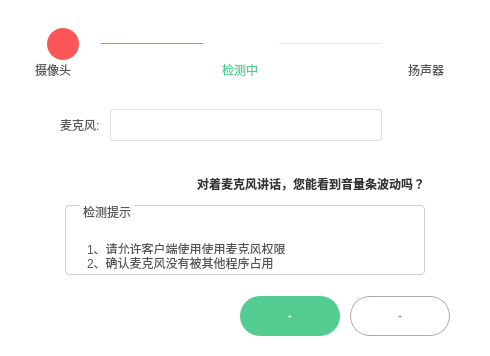
     <widget class="QWidget" name="page_mic">
      <property name="styleSheet">
       <string notr="true">	background-color: rgb(255,255,255);</string>
      </property>
      <layout class="QGridLayout" name="gridLayout">
       <property name="leftMargin">
        <number>0</number>
       </property>
       <property name="topMargin">
        <number>28</number>
       </property>
       <property name="rightMargin">
        <number>0</number>
       </property>
       <property name="bottomMargin">
        <number>20</number>
       </property>
       <property name="spacing">
        <number>0</number>
       </property>
       <item row="0" column="0">
        <layout class="QVBoxLayout" name="verticalLayout_8">
         <property name="spacing">
          <number>0</number>
         </property>
         <item>
          <layout class="QVBoxLayout" name="verticalLayout_3">
           <property name="spacing">
            <number>0</number>
           </property>
           <item>
            <layout class="QHBoxLayout" name="horizontalLayout_22">
             <property name="spacing">
              <number>0</number>
             </property>
             <property name="leftMargin">
              <number>25</number>
             </property>
             <property name="rightMargin">
              <number>30</number>
             </property>
             <item>
              <widget class="QLabel" name="label_camera">
               <property name="minimumSize">
                <size>
                 <width>32</width>
                 <height>32</height>
                </size>
               </property>
               <property name="maximumSize">
                <size>
                 <width>32</width>
                 <height>32</height>
                </size>
               </property>
               <property name="styleSheet">
                <string notr="true">border-image: url(:/ctrl/img/ctrl/big/Device_Error.png);
background:rgba(252,86,89,1);
border-radius:16;</string>
               </property>
               <property name="text">
                <string/>
               </property>
              </widget>
             </item>
             <item>
              <widget class="QLabel" name="label_42">
               <property name="minimumSize">
                <size>
                 <width>102</width>
                 <height>1</height>
                </size>
               </property>
               <property name="maximumSize">
                <size>
                 <width>102</width>
                 <height>1</height>
                </size>
               </property>
               <property name="styleSheet">
                <string notr="true">border:1px;
background-color:#52CC90</string>
               </property>
               <property name="text">
                <string/>
               </property>
              </widget>
             </item>
             <item>
              <widget class="QLabel" name="label_43">
               <property name="minimumSize">
                <size>
                 <width>32</width>
                 <height>32</height>
                </size>
               </property>
               <property name="maximumSize">
                <size>
                 <width>32</width>
                 <height>32</height>
                </size>
               </property>
               <property name="styleSheet">
                <string notr="true">border-image: url(:/ctrl/img/ctrl/big/Device_mic_click.png);

border-radius:20px;
</string>
               </property>
               <property name="text">
                <string/>
               </property>
              </widget>
             </item>
             <item>
              <widget class="QLabel" name="label_52">
               <property name="minimumSize">
                <size>
                 <width>102</width>
                 <height>1</height>
                </size>
               </property>
               <property name="maximumSize">
                <size>
                 <width>102</width>
                 <height>1</height>
                </size>
               </property>
               <property name="styleSheet">
                <string notr="true">border:1px;
background-color:#E8E8E8</string>
               </property>
               <property name="text">
                <string/>
               </property>
              </widget>
             </item>
             <item>
              <widget class="QLabel" name="label_53">
               <property name="minimumSize">
                <size>
                 <width>32</width>
                 <height>32</height>
                </size>
               </property>
               <property name="maximumSize">
                <size>
                 <width>32</width>
                 <height>32</height>
                </size>
               </property>
               <property name="styleSheet">
                <string notr="true">border-image:url(:/ctrl/img/ctrl/big/Device_speaker_Normal.png);

border-radius:20px;
</string>
               </property>
               <property name="text">
                <string/>
               </property>
              </widget>
             </item>
            </layout>
           </item>
           <item>
            <layout class="QHBoxLayout" name="horizontalLayout_23">
             <property name="spacing">
              <number>0</number>
             </property>
             <property name="leftMargin">
              <number>35</number>
             </property>
             <property name="rightMargin">
              <number>40</number>
             </property>
             <item>
              <widget class="QLabel" name="label_54">
               <property name="minimumSize">
                <size>
                 <width>42</width>
                 <height>16</height>
                </size>
               </property>
               <property name="maximumSize">
                <size>
                 <width>42</width>
                 <height>16</height>
                </size>
               </property>
               <property name="styleSheet">
                <string notr="true">font: 14px &quot;微软雅黑&quot;;
color:rgba(85,85,85,1);</string>
               </property>
               <property name="text">
                <string>摄像头</string>
               </property>
              </widget>
             </item>
             <item>
              <spacer name="horizontalSpacer_21">
               <property name="orientation">
                <enum>Qt::Horizontal</enum>
               </property>
               <property name="sizeHint" stdset="0">
                <size>
                 <width>40</width>
                 <height>20</height>
                </size>
               </property>
              </spacer>
             </item>
             <item>
              <widget class="QLabel" name="label_55">
               <property name="minimumSize">
                <size>
                 <width>42</width>
                 <height>16</height>
                </size>
               </property>
               <property name="maximumSize">
                <size>
                 <width>42</width>
                 <height>16</height>
                </size>
               </property>
               <property name="styleSheet">
                <string notr="true">font: 14px &quot;微软雅黑&quot;;
color:rgba(82,204,144,1);</string>
               </property>
               <property name="text">
                <string>检测中</string>
               </property>
              </widget>
             </item>
             <item>
              <spacer name="horizontalSpacer_23">
               <property name="orientation">
                <enum>Qt::Horizontal</enum>
               </property>
               <property name="sizeHint" stdset="0">
                <size>
                 <width>40</width>
                 <height>20</height>
                </size>
               </property>
              </spacer>
             </item>
             <item>
              <widget class="QLabel" name="label_56">
               <property name="minimumSize">
                <size>
                 <width>42</width>
                 <height>16</height>
                </size>
               </property>
               <property name="maximumSize">
                <size>
                 <width>42</width>
                 <height>16</height>
                </size>
               </property>
               <property name="styleSheet">
                <string notr="true">font: 14px &quot;微软雅黑&quot;;
color:rgba(85,85,85,1);</string>
               </property>
               <property name="text">
                <string>扬声器</string>
               </property>
              </widget>
             </item>
            </layout>
           </item>
          </layout>
         </item>
         <item>
          <spacer name="verticalSpacer_10">
           <property name="orientation">
            <enum>Qt::Vertical</enum>
           </property>
           <property name="sizeType">
            <enum>QSizePolicy::Fixed</enum>
           </property>
           <property name="sizeHint" stdset="0">
            <size>
             <width>20</width>
             <height>29</height>
            </size>
           </property>
          </spacer>
         </item>
         <item>
          <layout class="QHBoxLayout" name="horizontalLayout_11">
           <property name="spacing">
            <number>10</number>
           </property>
           <property name="leftMargin">
            <number>60</number>
           </property>
           <item>
            <widget class="QLabel" name="label_16">
             <property name="styleSheet">
              <string notr="true">color:rgba(85,85,85,1);
font: 14px &quot;微软雅黑&quot;;</string>
             </property>
             <property name="text">
              <string>麦克风:</string>
             </property>
            </widget>
           </item>
           <item>
            <widget class="QComboBox" name="comboBox_micDev">
             <property name="enabled">
              <bool>true</bool>
             </property>
             <property name="minimumSize">
              <size>
               <width>272</width>
               <height>32</height>
              </size>
             </property>
             <property name="maximumSize">
              <size>
               <width>272</width>
               <height>32</height>
              </size>
             </property>
             <property name="styleSheet">
              <string notr="true">
QComboBox {
font: 14px &quot;微软雅黑&quot;;
    border: 1px solid rgb(221, 221, 221);
    border-radius: 3px;
    padding: 1px 1px 1px 5px;
    background-color: rgb(255, 255, 255);
	color: rgb(68, 68, 68);
}

QComboBox::down-arrow {
	image: url(:/ctrl/img/ctrl/media_setting_down.png);

}
QComboBox::drop-down{
    border:0px;
}

QComboBox::up-arrow {
	image: url(:/ctrl/img/ctrl/media_setting_up.png);
}

QComboBox QAbstractItemView{
    outline: 0px;
    border-radius:4px;
	color: rgb(68, 68, 68);
	selection-background-color: rgb(82, 204, 144);
	selection-radius:4px;
	background-color: rgb(255, 255, 255);
	border-left:15px;
 border: 1px solid rgb(221, 221, 221);
}

/*滚动条样式 开始*/
QScrollBar:vertical
{
border-radius:4px;
width:6px;
background:rgba(255,255,255, 255);
margin:0px,0px,0px,0px;

}

QScrollBar::handle:vertical
{
background:rgba(210,210,210, 255);
border-radius:3px;
min-height:20;
border: 1px solid #D2D2D2;
}

QComboBox:!enabled {
    border: 1px solid  rgb(232, 232, 232);
	color: rgb(181, 181, 181);
}
</string>
             </property>
            </widget>
           </item>
           <item>
            <spacer name="horizontalSpacer_13">
             <property name="orientation">
              <enum>Qt::Horizontal</enum>
             </property>
             <property name="sizeHint" stdset="0">
              <size>
               <width>40</width>
               <height>20</height>
              </size>
             </property>
            </spacer>
           </item>
          </layout>
         </item>
         <item>
          <spacer name="verticalSpacer_11">
           <property name="orientation">
            <enum>Qt::Vertical</enum>
           </property>
           <property name="sizeType">
            <enum>QSizePolicy::Fixed</enum>
           </property>
           <property name="sizeHint" stdset="0">
            <size>
             <width>20</width>
             <height>10</height>
            </size>
           </property>
          </spacer>
         </item>
         <item>
          <layout class="QHBoxLayout" name="horizontalLayout_13">
           <property name="leftMargin">
            <number>60</number>
           </property>
           <item>
            <widget class="VolumePaintWdg" name="widget_micVolume" native="true">
             <property name="minimumSize">
              <size>
               <width>278</width>
               <height>20</height>
              </size>
             </property>
             <property name="maximumSize">
              <size>
               <width>278</width>
               <height>20</height>
              </size>
             </property>
             <property name="styleSheet">
              <string notr="true"/>
             </property>
            </widget>
           </item>
          </layout>
         </item>
         <item>
          <spacer name="verticalSpacer_9">
           <property name="orientation">
            <enum>Qt::Vertical</enum>
           </property>
           <property name="sizeType">
            <enum>QSizePolicy::Expanding</enum>
           </property>
           <property name="sizeHint" stdset="0">
            <size>
             <width>0</width>
             <height>0</height>
            </size>
           </property>
          </spacer>
         </item>
         <item>
          <layout class="QHBoxLayout" name="horizontalLayout_26">
           <property name="spacing">
            <number>0</number>
           </property>
           <property name="leftMargin">
            <number>0</number>
           </property>
           <item>
            <widget class="QLabel" name="label_62">
             <property name="minimumSize">
              <size>
               <width>360</width>
               <height>25</height>
              </size>
             </property>
             <property name="maximumSize">
              <size>
               <width>200</width>
               <height>25</height>
              </size>
             </property>
             <property name="styleSheet">
              <string notr="true">
color:rgba(51,51,51,1);
font: 18px &quot;微软雅黑&quot;;

font-weight:500;</string>
             </property>
             <property name="text">
              <string>对着麦克风讲话，您能看到音量条波动吗？</string>
             </property>
             <property name="alignment">
              <set>Qt::AlignRight|Qt::AlignTrailing|Qt::AlignVCenter</set>
             </property>
            </widget>
           </item>
          </layout>
         </item>
         <item>
          <spacer name="verticalSpacer_12">
           <property name="orientation">
            <enum>Qt::Vertical</enum>
           </property>
           <property name="sizeType">
            <enum>QSizePolicy::Fixed</enum>
           </property>
           <property name="sizeHint" stdset="0">
            <size>
             <width>20</width>
             <height>9</height>
            </size>
           </property>
          </spacer>
         </item>
         <item>
          <layout class="QHBoxLayout" name="horizontalLayout_10">
           <property name="spacing">
            <number>0</number>
           </property>
           <property name="leftMargin">
            <number>0</number>
           </property>
           <item>
            <widget class="QGroupBox" name="groupBox_4">
             <property name="minimumSize">
              <size>
               <width>360</width>
               <height>70</height>
              </size>
             </property>
             <property name="maximumSize">
              <size>
               <width>360</width>
               <height>70</height>
              </size>
             </property>
             <property name="styleSheet">
              <string notr="true">QGroupBox{
font: 14px &quot;微软雅黑&quot;;
   border:1px solid rgba(206,206,206,1);
    border-radius: 4px;
    background-color: rgb(255, 255, 255);
	color:rgba(85,85,85,1);
 margin-top: 2.5ex; 
}
 
QGroupBox::title {
     subcontrol-origin: margin;
     subcontrol-position: top left;
   left:15px;      
     margin-left: 0px;
     padding:0 1px;  
}</string>
             </property>
             <property name="title">
              <string>检测提示</string>
             </property>
             <layout class="QVBoxLayout" name="verticalLayout_7">
              <property name="leftMargin">
               <number>19</number>
              </property>
              <property name="topMargin">
               <number>15</number>
              </property>
              <property name="bottomMargin">
               <number>10</number>
              </property>
              <item>
               <widget class="QLabel" name="label_12">
                <property name="minimumSize">
                 <size>
                  <width>0</width>
                  <height>18</height>
                 </size>
                </property>
                <property name="maximumSize">
                 <size>
                  <width>16777215</width>
                  <height>18</height>
                 </size>
                </property>
                <property name="styleSheet">
                 <string notr="true">font: 12px &quot;微软雅黑&quot;;

	color:rgba(85,85,85,1);</string>
                </property>
                <property name="text">
                 <string>1、请允许客户端使用使用麦克风权限</string>
                </property>
               </widget>
              </item>
              <item>
               <widget class="QLabel" name="label_63">
                <property name="minimumSize">
                 <size>
                  <width>0</width>
                  <height>18</height>
                 </size>
                </property>
                <property name="maximumSize">
                 <size>
                  <width>16777215</width>
                  <height>18</height>
                 </size>
                </property>
                <property name="styleSheet">
                 <string notr="true">font: 12px &quot;微软雅黑&quot;;

	color:rgba(85,85,85,1);</string>
                </property>
                <property name="text">
                 <string>2、确认麦克风没有被其他程序占用</string>
                </property>
               </widget>
              </item>
             </layout>
            </widget>
           </item>
          </layout>
         </item>
         <item>
          <spacer name="verticalSpacer_13">
           <property name="orientation">
            <enum>Qt::Vertical</enum>
           </property>
           <property name="sizeType">
            <enum>QSizePolicy::Fixed</enum>
           </property>
           <property name="sizeHint" stdset="0">
            <size>
             <width>20</width>
             <height>21</height>
            </size>
           </property>
          </spacer>
         </item>
         <item>
          <layout class="QHBoxLayout" name="horizontalLayout_7">
           <property name="spacing">
            <number>10</number>
           </property>
           <property name="leftMargin">
            <number>200</number>
           </property>
           <property name="rightMargin">
            <number>40</number>
           </property>
           <item>
            <spacer name="horizontalSpacer_10">
             <property name="orientation">
              <enum>Qt::Horizontal</enum>
             </property>
             <property name="sizeHint" stdset="0">
              <size>
               <width>40</width>
               <height>20</height>
              </size>
             </property>
            </spacer>
           </item>
           <item>
            <widget class="QPushButton" name="pushButton_TestScuess_mic">
             <property name="enabled">
              <bool>true</bool>
             </property>
             <property name="minimumSize">
              <size>
               <width>100</width>
               <height>40</height>
              </size>
             </property>
             <property name="maximumSize">
              <size>
               <width>100</width>
               <height>40</height>
              </size>
             </property>
             <property name="font">
              <font>
               <family>微软雅黑</family>
               <pointsize>-1</pointsize>
               <weight>50</weight>
               <italic>false</italic>
               <bold>false</bold>
              </font>
             </property>
             <property name="styleSheet">
              <string notr="true">QPushButton{	
font: 14px &quot;微软雅黑&quot;;
	color: rgb(255, 255, 255);
	border:0px;
	border-radius:20px;
	background-color: rgb(82, 204, 144);
}

QPushButton:hover{
	color: rgb(255, 255, 255);
	border:0px;
	border-radius:20px;
	background-color: rgb(52, 184, 119);
}

QPushButton:!enabled{
	color: rgb(255, 255, 255);
	border:0px;
	border-radius:20px;	
	background-color: rgb(220, 244, 232);
}

</string>
             </property>
             <property name="text">
              <string>能看到</string>
             </property>
            </widget>
           </item>
           <item>
            <widget class="QPushButton" name="pushButton_TestFaile_mic">
             <property name="enabled">
              <bool>true</bool>
             </property>
             <property name="minimumSize">
              <size>
               <width>100</width>
               <height>40</height>
              </size>
             </property>
             <property name="maximumSize">
              <size>
               <width>100</width>
               <height>40</height>
              </size>
             </property>
             <property name="font">
              <font>
               <family>微软雅黑</family>
               <pointsize>-1</pointsize>
               <weight>50</weight>
               <italic>false</italic>
               <bold>false</bold>
              </font>
             </property>
             <property name="styleSheet">
              <string notr="true">QPushButton{	
font: 14px &quot;微软雅黑&quot;;
	color:rgba(85,85,85,1);
	border:1px solid rgba(170,170,170,1);
	border-radius:20px;

}

QPushButton:hover{

	color: rgb(68, 68, 68);
	border: 1px solid rgb(196, 196, 196);
	border-radius:20px;
	background-color: rgb(196, 196, 196);
}

QPushButton:pressed{

	color: rgb(68, 68, 68);
	border: 1px solid rgb(153, 153, 153);
	border-radius:20px;
	background-color: rgb(153, 153, 153);
}
QPushButton:!enabled{
	color: rgb(255, 255, 255);
	border:0px;
	border-radius:20px;	
	background-color: rgb(220, 244, 232);
}

</string>
             </property>
             <property name="text">
              <string>看不到</string>
             </property>
            </widget>
           </item>
          </layout>
         </item>
        </layout>
       </item>
      </layout>
     </widget>
